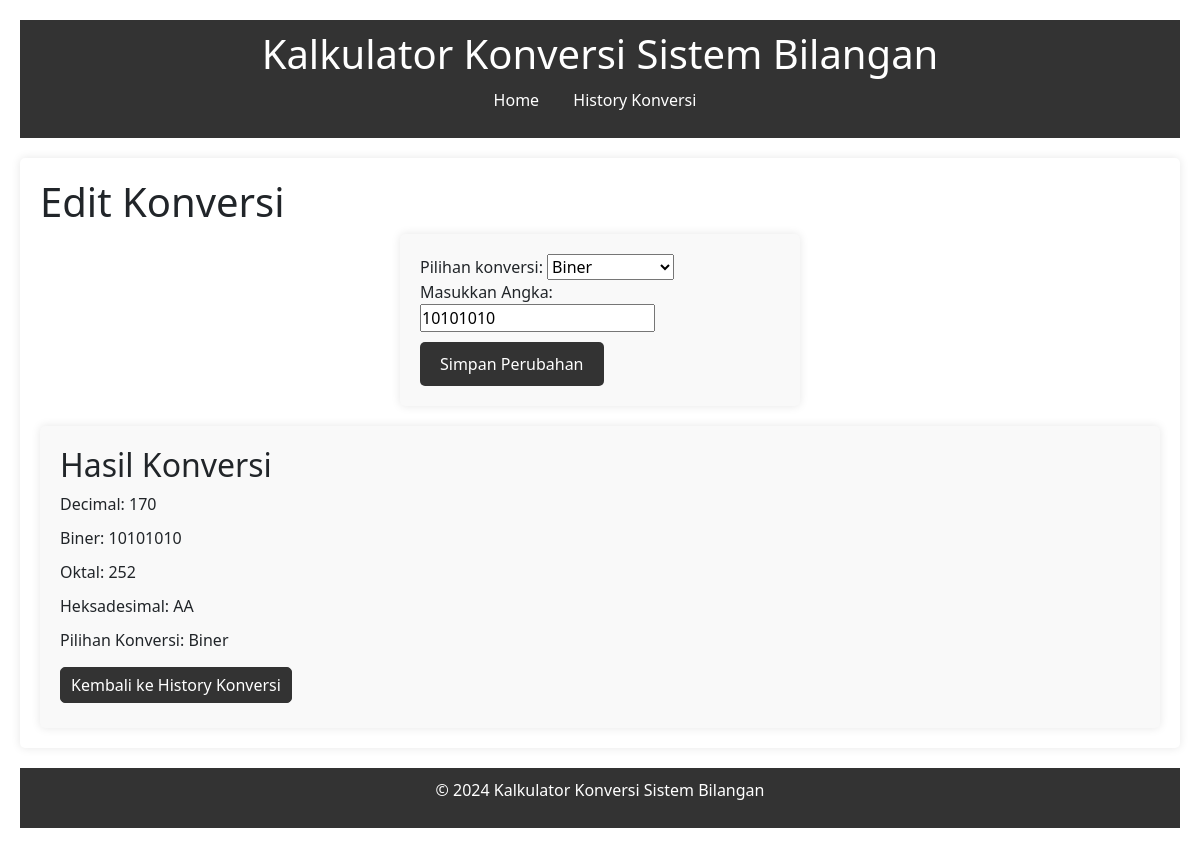
The page /edit/24/ on the database its author committed.
### program/models.py (models this page shows, shortened)
class Conversion(models.Model):
    DECIMAL = 'decimal'
    BINARY = 'binary'
    OCTAL = 'octal'
    HEXADECIMAL = 'hexadecimal'
    CHOICES = [
        (DECIMAL, 'Desimal'),
        (BINARY, 'Biner'),
        (OCTAL, 'Oktal'),
        (HEXADECIMAL, 'Heksadesimal'),
    ]
    pilihan_konversi = models.CharField(max_length=20, choices=CHOICES)
    decimal = models.IntegerField(blank=True, null=True)
    biner = models.CharField(max_length=64, blank=True, null=True)
    oktal = models.CharField(max_length=64, blank=True, null=True)
    heksadesimal = models.CharField(max_length=64, blank=True, null=True)
    field_name = models.CharField(max_length=100)  # Ganti dengan field yang sesuai

### program/views.py (the view)
# urls.py: path('edit/<int:pk>/', views.conversion_edit, name='conversion_edit'),
def conversion_edit(request, pk):
    conversion = get_object_or_404(Conversion, pk=pk)
    if request.method == 'POST':
        form = ConversionForm(request.POST, instance=conversion)
        if form.is_valid():
            conversion = form.save(commit=False)
            if conversion.pilihan_konversi == Conversion.DECIMAL:
                try:
                    conversion.biner = bin(int(conversion.field_name))[2:]
                    conversion.oktal = oct(int(conversion.field_name))[2:]
                    conversion.heksadesimal = hex(int(conversion.field_name))[2:].upper()
                    conversion.decimal = int(conversion.field_name)
                except ValueError:
                    form.add_error('field_name', 'Masukkan tidak valid. Harap masukkan angka desimal.')
                    return render(request, 'main/conversion_edit.html', {'form': form, 'conversion': conversion})
            elif conversion.pilihan_konversi == Conversion.BINARY:
                try:
                    conversion.decimal = int(conversion.field_name, 2)
                    conversion.oktal = oct(conversion.decimal)[2:]
                    conversion.heksadesimal = hex(conversion.decimal)[2:].upper()
                    conversion.biner = conversion.field_name
                except ValueError:
                    form.add_error('field_name', 'Masukkan tidak valid. Harap masukkan angka biner yang valid.')
                    return render(request, 'main/conversion_edit.html', {'form': form, 'conversion': conversion})
            elif conversion.pilihan_konversi == Conversion.OCTAL:
                try:
                    conversion.decimal = int(conversion.field_name, 8)
                    conversion.biner = bin(conversion.decimal)[2:]
                    conversion.heksadesimal = hex(conversion.decimal)[2:].upper()
                    conversion.oktal = conversion.field_name
                except ValueError:
                    form.add_error('field_name', 'Masukkan tidak valid. Harap masukkan angka oktal yang valid.')
                    return render(request, 'main/conversion_edit.html', {'form': form, 'conversion': conversion})
            elif conversion.pilihan_konversi == Conversion.HEXADECIMAL:
                try:
                    conversion.decimal = int(conversion.field_name, 16)
                    conversion.biner = bin(conversion.decimal)[2:]
                    conversion.oktal = oct(conversion.decimal)[2:]
                    conversion.heksadesimal = conversion.field_name.upper()
                except ValueError:
                    form.add_error('field_name', 'Masukkan tidak valid. Harap masukkan angka heksadesimal yang valid.')
                    return render(request, 'main/conversion_edit.html', {'form': form, 'conversion': conversion})
            conversion.save()
            return render(request, 'main/conversion_edit.html', {'form': form, 'conversion': conversion})
    else:
        form = ConversionForm(instance=conversion)
    return render(request, 'main/conversion_edit.html', {'form': form, 'conversion': conversion})

### program/forms.py
class ConversionForm(forms.ModelForm):
    class Meta:
        model = Conversion
        fields = ['pilihan_konversi', 'field_name']
        labels = {
            'field_name': 'Masukkan Angka',
        }

### program/templates/main/conversion_edit.html (shortened to what this page needs)
{% extends 'main/base.html' %}
{% block content %}
    <div class="form-container">
        <h1>Edit Konversi</h1>
        <form method="post">
            {{ form.pilihan_konversi.label_tag }}
            {{ form.pilihan_konversi }}
            {{ form.field_name.label_tag }}
            {{ form.field_name }}
            <button type="submit">Simpan Perubahan</button>
        </form>
    </div>
    <div class="result-container">
        <h2>Hasil Konversi</h2>
        <p>Decimal: {{ conversion.decimal }}</p>
        <p>Biner: {{ conversion.biner }}</p>
        <p>Oktal: {{ conversion.oktal }}</p>
        <p>Heksadesimal: {{ conversion.heksadesimal }}</p>
        <p>Pilihan Konversi: {{ conversion.get_pilihan_konversi_display }}</p>
        <a class="inline-link" href="{% url 'conversion_list' %}">Kembali ke History Konversi</a>
    </div>
{% endblock %}

### program/static/main/style.css (style rules this page uses)
* { margin: 0; padding: 0; box-sizing: border-box; }
body { font-family: Arial, sans-serif; line-height: 1.6; background-color: #f0f0f0; padding: 20px; }
form { max-width: 400px; margin: auto; background-color: #f9f9f9; padding: 20px; border-radius: 5px; box-shadow: 0 0 10px rgba(0, 0, 0, 0.1); }
form button { background-color: #333; color: #fff; border: none; padding: 10px 20px; cursor: pointer; border-radius: 5px; margin-top: 10px; }
.result-container { background-color: #f9f9f9; padding: 20px; margin-top: 20px; border-radius: 5px; box-shadow: 0 0 10px rgba(0, 0, 0, 0.1); }
.result-container p { margin-bottom: 10px; }
.result-container a { text-decoration: none; color: #fff; background-color: #007bff; padding: 10px 20px; border: none; border-radius: 5px; display: inline-block; transition: background-color 0.3s ease, color 0.3s ease; margin: 5px 0; }
a.inline-link { text-decoration: none; color: #fff; padding: 5px 10px; background-color: #333; border: 1px solid #333; border-radius: 5px; transition: background-color 0.3s ease, color 0.3s ease; display: inline-block; }

### rows shown on the page
Conversion: pilihan_konversi "Biner", field_name "10101010", decimal "170", biner "10101010", oktal "252", heksadesimal "AA"
